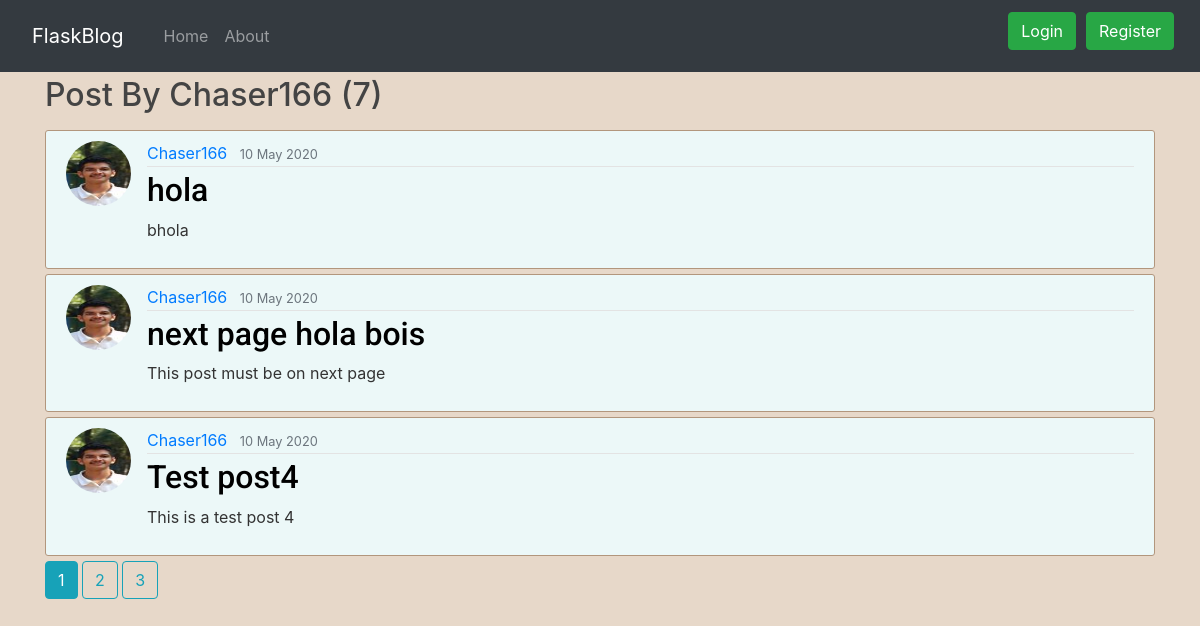
The page /user/Chaser166 on the database as committed earlier.
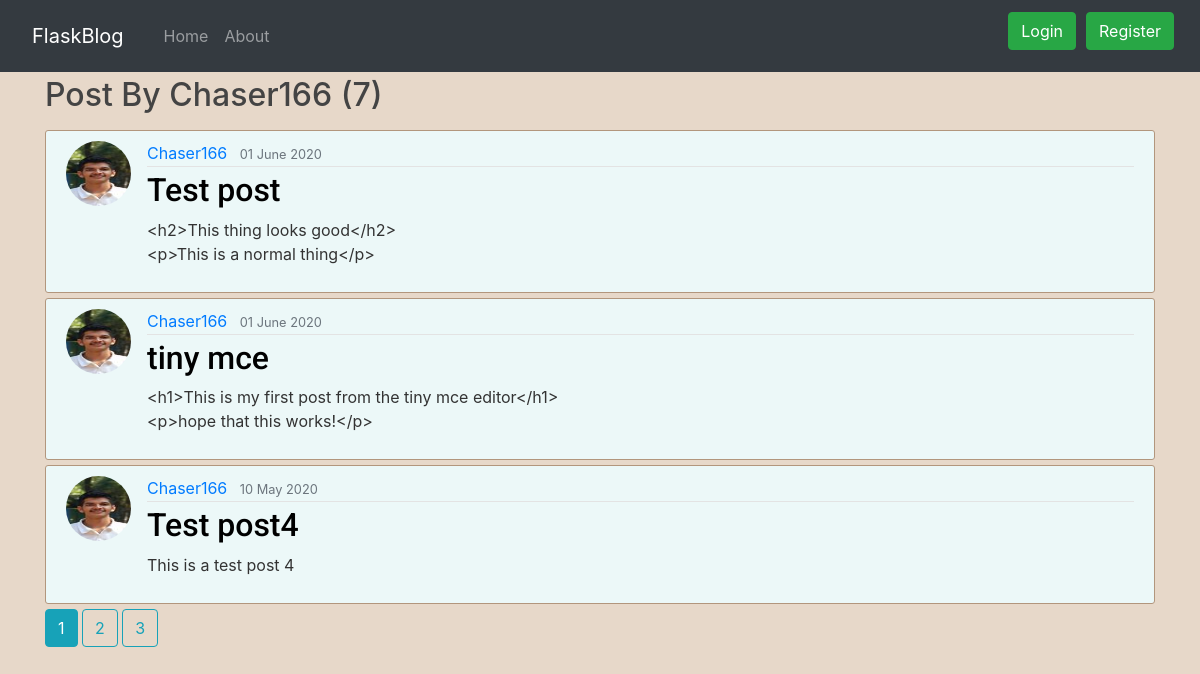
The same page on the database as committed later.
### flaskblog/models.py (models this page shows, shortened)
class Post(db.Model):
    id = db.Column(db.Integer, primary_key=True)
    title = db.Column(db.String(50), nullable=False)
    date_posted = db.Column(db.DateTime, nullable=False,
                            default=datetime.utcnow)
    content = db.Column(db.Text, nullable=False)
    user_id = db.Column(db.Integer, db.ForeignKey('user.id'), nullable=False)

class User(db.Model, UserMixin):
    id = db.Column(db.Integer, primary_key=True)
    username = db.Column(db.String(20), unique=True, nullable=False)
    email = db.Column(db.String(50), unique=True, nullable=False)
    image_file = db.Column(db.String(20), nullable=False,
                           default='default.jpg')
    password = db.Column(db.String(60), nullable=False)
    posts = db.relationship('Post', backref='author', lazy=True)

### flaskblog/users/routes.py (the view)
@users.route('/user/<string:username>')
def user_posts(username):
    page = request.args.get('page', 1, type=int)
    user = User.query.filter_by(username=username).first_or_404()
    posts = Post.query.filter_by(author=user)\
                .order_by(Post.date_posted.desc())\
                .paginate(per_page=3, page=page)
    return render_template('user_posts.html', posts=posts, user=user)

### flaskblog/templates/user_posts.html
{% extends "layout.html" %}
{%block content%}
<h2 class="mb-3">Post By {{ user.username }} ({{ posts.total }})</h2>
{% for post in posts.items %}
<article class="media content-section">
    <img class="rounded-circle article-img" src="{{ url_for('static',filename='images/'+post.author.image_file) }}">
    <div class="media-body">
        <div class="article-metadata">
            <a class="mr-2"
                href="{{ url_for('users.user_posts',username = post.author.username) }}">{{ post.author.username }}</a>
            <small class="text-muted">{{ post.date_posted.strftime('%d %B %Y') }}</small>
        </div>
        <h2><a class="article-title" href="{{ url_for('posts.post',post_id = post.id )}}">{{ post.title }}</a></h2>
        <p class=" article-content">{{ post.content }}</p>
    </div>
</article>
{% endfor %}
{% for page_num in posts.iter_pages(left_edge = 1,right_edge = 1,left_current = 1,right_current = 2) %}
{% if page_num %}
{% if page_num == posts.page %}
<a class="btn btn-info mb-4"
    href="{{ url_for('users.user_posts',page = page_num,username = user.username) }}">{{page_num}}</a>
{% else %}
<a class="btn btn-outline-info mb-4"
    href="{{ url_for('users.user_posts',page = page_num,username = user.username) }}">{{page_num}}</a>
{% endif %}
{% else %}
...
{% endif %}
{% endfor %}
{% endblock content%}

Rows that differ between the two databases and show on the page:
removed Post: image_file (picture), author.username "Chaser166", date_posted "10 May 2020", title "hola", content "bhola"
removed Post: image_file (picture), author.username "Chaser166", date_posted "10 May 2020", title "next page hola bois", content "This post must be on next page"
added Post: image_file (picture), author.username "Chaser166", date_posted "01 June 2020", title "Test post", content "<h2>This thing looks good</h2> <p>This is a normal thing</p>"
added Post: image_file (picture), author.username "Chaser166", date_posted "01 June 2020", title "tiny mce", content "<h1>This is my first post from the tiny mce editor</h1> <p>hope that this works!</p>"
